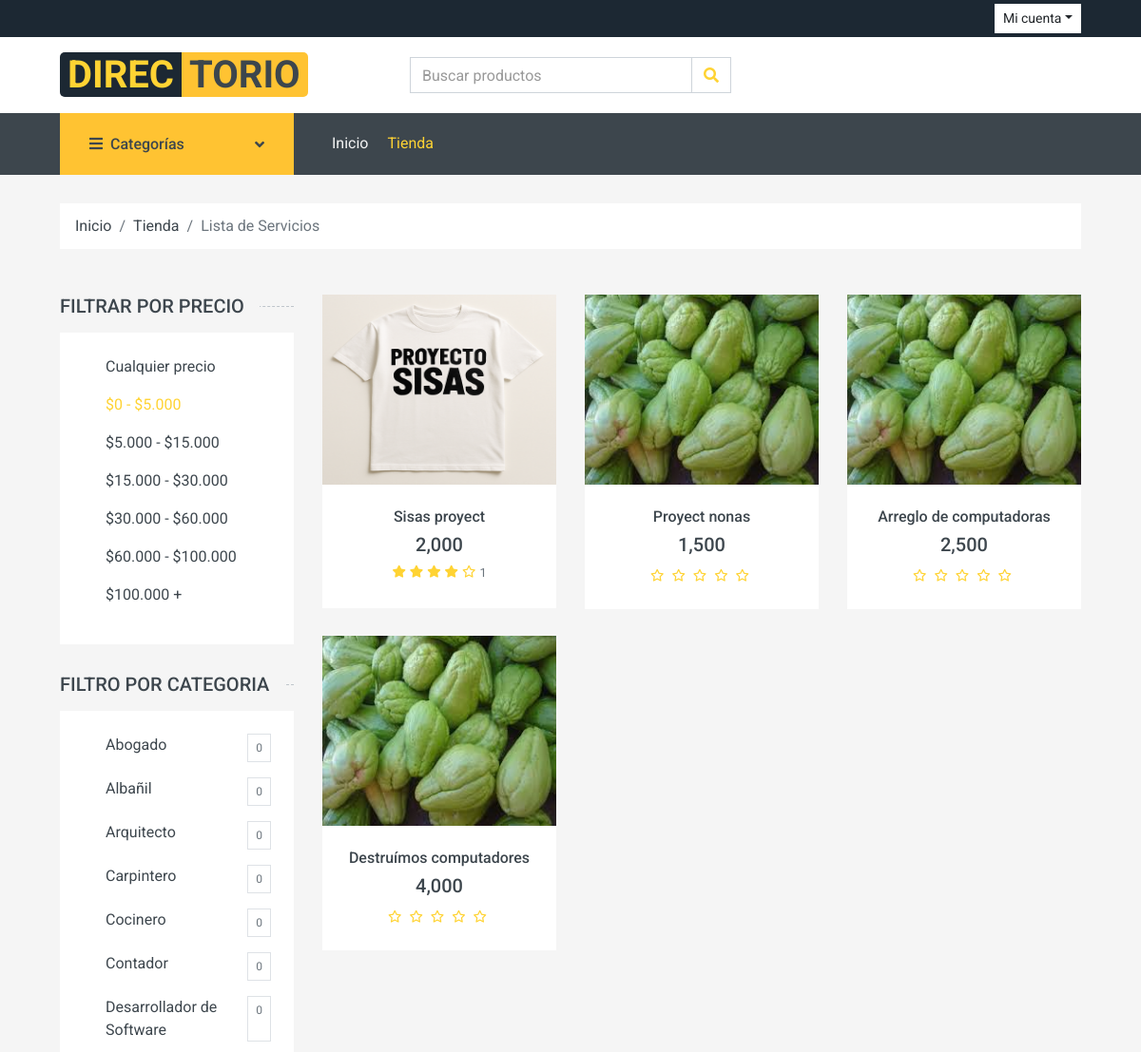
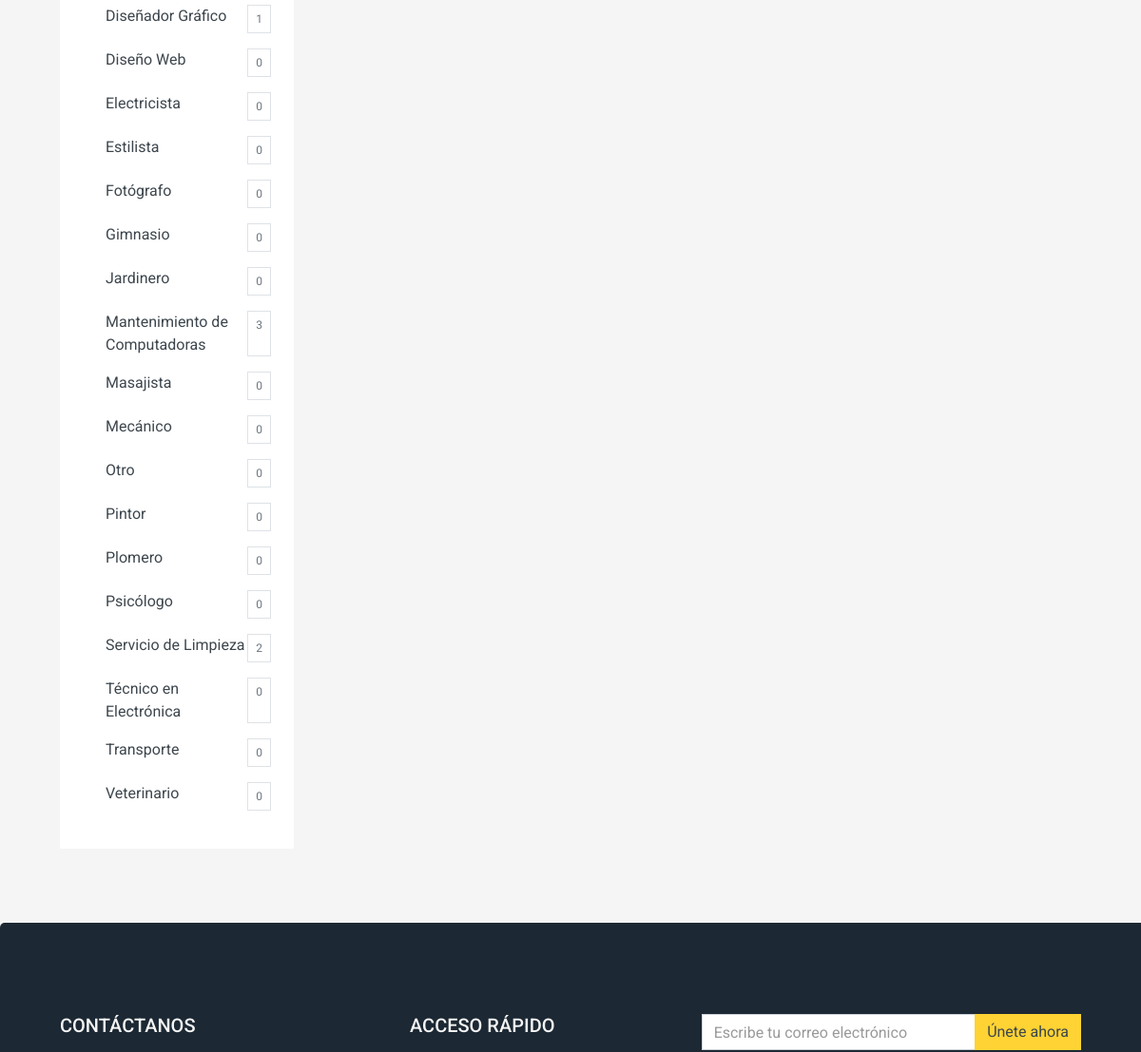
Page /rutas/rutas.php?page=shop&price=1 (upper part) on the earlier database version (2 pictures, top to bottom).
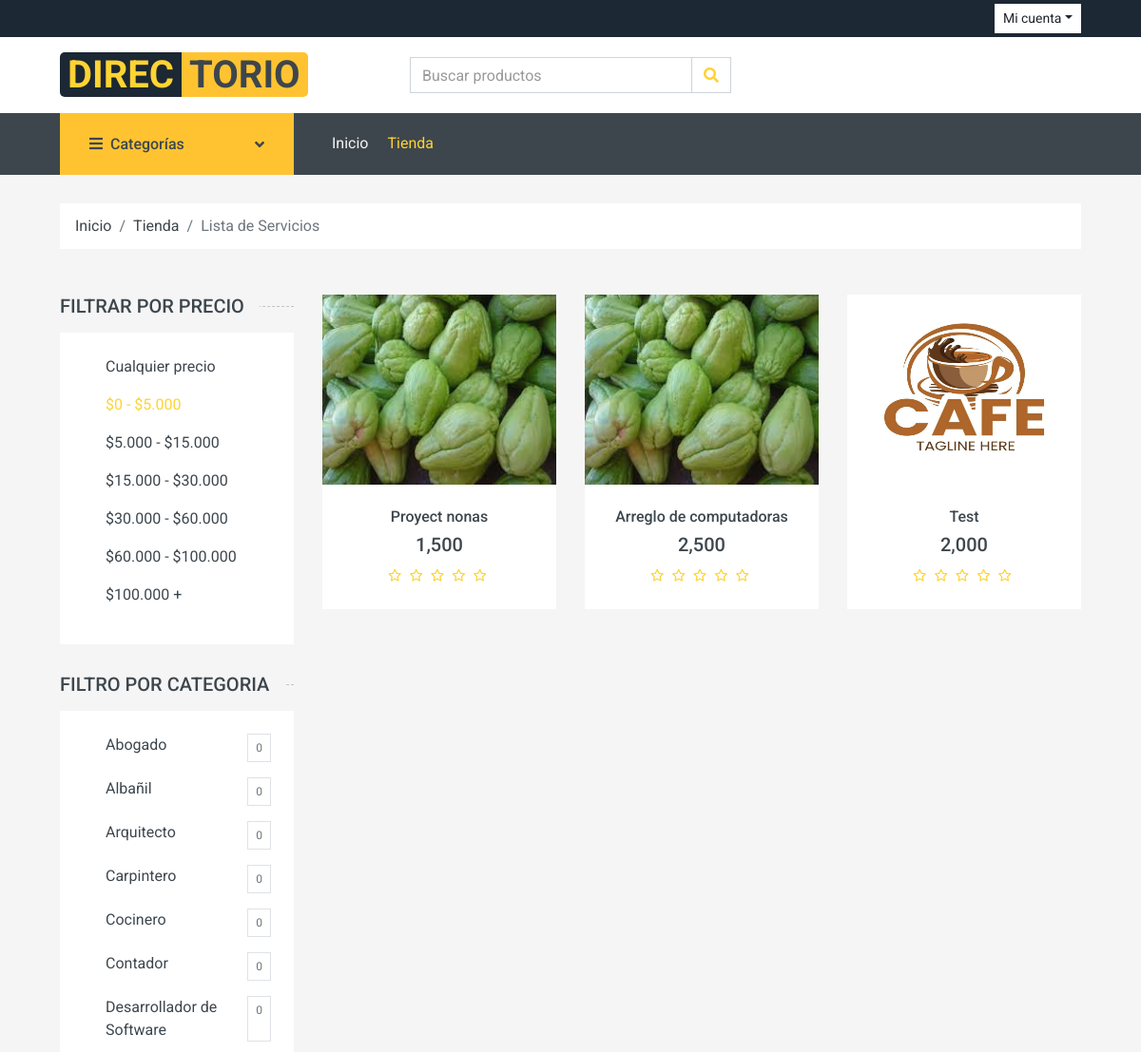
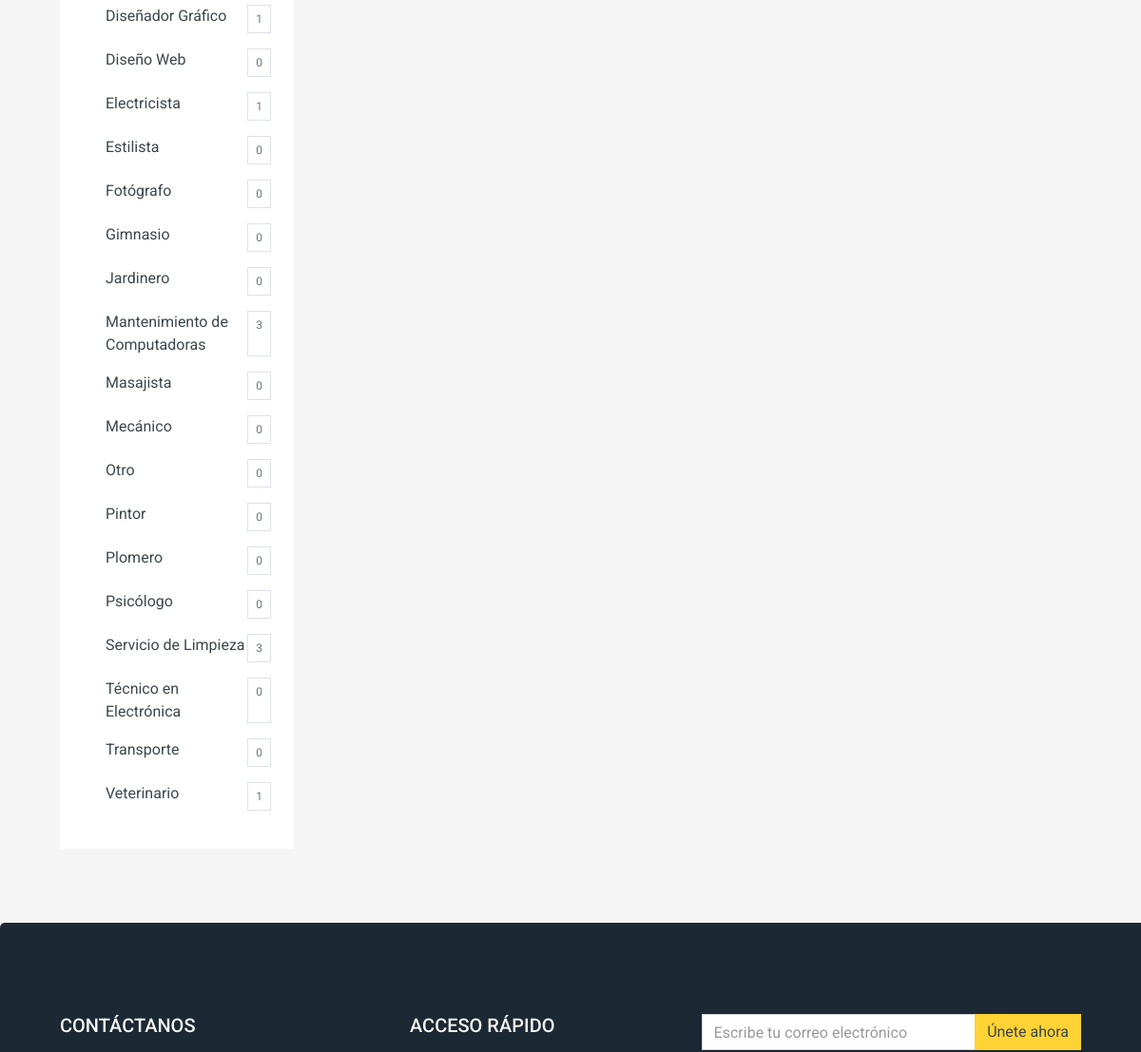
Same page on the later database version (2 pictures, top to bottom).
### tables this page shows
CREATE TABLE `categoria` (
  `id_categoria` int(11) NOT NULL,
  `nombre` varchar(80) NOT NULL,
  `estado` varchar(100) NOT NULL DEFAULT 'Activo'
);

CREATE TABLE `servicio` (
  `id_servicio` int(11) NOT NULL,
  `titulo` varchar(500) DEFAULT NULL,
  `descripcion` varchar(500) DEFAULT NULL,
  `precio` decimal(10,0) NOT NULL,
  `fecha_creacion` datetime NOT NULL DEFAULT current_timestamp(),
  `usuario_id_usuario` int(11) NOT NULL,
  `categoria_id_categoria` int(11) NOT NULL,
  `estado` varchar(45) NOT NULL DEFAULT 'Activo',
  `barrio_id` int(11) NOT NULL,
  `direccion` varchar(100) DEFAULT 'No aplica'
);

### app/controladores/landingPageController.php (called while the page is built, shortened)
<?php
require_once(__DIR__ . '/../modelos/CategoryModel.php');
require_once(__DIR__ . '/../modelos/serviceModel.php');
require_once(__DIR__ . '/../modelos/reviewsModel.php');
class LandingPageController{
    private $categoryModel;
    private $serviceModel;
    private $reviewsModel;
    public function __construct(){
        $this->categoryModel = new CategoryModel;
        $this->serviceModel = new ServiceModel;
        $this->reviewsModel = new ReviewsModel;
    }
    public function ShopPage(){
        try {
            $data = $this->categoryModel->GetAllCategory();
            $services_count = [];
            $services = [];
            $filter_category = isset($_GET["category"]) && is_numeric($_GET["category"]) ? intval($_GET["category"]) : null;
            $price = isset($_GET["price"]) && is_numeric($_GET["price"]) ? intval($_GET["price"]) : null ;
            if (isset($filter_category) || (isset($price) )) {
                $ranges = [
                    0 => ['min' => 0, 'max' => 999999999],
                    1 => ['min' => 0, 'max' => 5000],
                    2 => ['min' => 5000, 'max' => 15000],
                    3 => ['min' => 15000, 'max' => 30000],
                    4 => ['min' => 30000, 'max' => 60000],
                    5 => ['min' => 60000, 'max' => 100000],
                    6 => ['min' => 100000, 'max' => 999999999]
                ];
                if (isset($filter_category) && !isset($price) ) {
                    if(!$this->categoryModel->CategoryById($filter_category)){
                        header("Location: rutas.php?page=shop");
                        die();
                    }
                    $services = $this->serviceModel->ServicesByCategory($filter_category);
                }else if(isset($price) && !isset($filter_category)){
                    $services = $this->serviceModel->ServicesByPrice($ranges[$price]["min"],$ranges[$price]["max"]);
                }else{
                    if (!$this->categoryModel->CategoryById($filter_category) || !isset($ranges[$price])) {
                        header("Location: rutas.php?page=shop");
                        die();
                    }
                    $services = $this->serviceModel->ServicesByCategoryAndPrice($filter_category,$ranges[$price]["min"],$ranges[$price]["max"]);
                }
            }else {
                $services = $this->serviceModel->ShopPageServices();
            }
            $reviews = [];
            foreach ($services as $service) {
                $query = $this->reviewsModel->AllServicesReviews($service["id_servicio"]);
                $reviews[] = ["calificacion"=>$query[0]["calificacion"],"total_reviews"=>$query[0]["total_reviews"]];
            }
            foreach ($data as $category) {
                $query = $this->serviceModel->CountServiceByCategory($category["id_categoria"]);
                $services_count[] = ["service_count"=>$query[0]["service_count"]];
            }
            include_once(__DIR__ . '/../vistas/landing/shop.php');
        } catch (\Throwable $th) {
            header("Location: rutas.php");
            die();
        }
    }
}

### app/modelos/reviewsModel.php (called while the page is built, shortened)
<?php
require_once(__DIR__ . '/../../configuracion/mysql.php');
class ReviewsModel extends Mysql{
    private $conn;
    public function __construct(){
        $mysql = new Mysql();
        $this->conn = $mysql->conect();
    }
    public function AllServicesReviews($service_id){
        $query = "SELECT AVG(reviews.calificacion) as calificacion, COUNT(*) as total_reviews
        FROM reviews
        WHERE reviews.servicio_id = ?
        ";
        $preparedStmt = $this->conn->prepare($query);
        $preparedStmt->execute([$service_id]);
        $data = $preparedStmt->fetchAll(PDO::FETCH_ASSOC);
        return $data;
    }
}

### configuracion/mysql.php (called while the page is built)
<?php
class Mysql{
    public $conect;
    private $DB_HOST = 'localhost';
    private $DB_NAME = 'directorio';
    private $DB_PORT = '3306';
    private $DB_USERNAME = 'root';
    private $DB_PASSWORD = '';
    private $DB_CHARSET = 'utf8mb4';
    public function __construct(){
        $connectionString = "mysql:host=".$this->DB_HOST. ";dbname=".$this->DB_NAME.";port=".$this->DB_PORT.";charset=".$this->DB_CHARSET;
        try{
            $this->conect = new PDO($connectionString, $this->DB_USERNAME, $this->DB_PASSWORD);
            $this->conect->setAttribute(PDO::ATTR_ERRMODE, PDO::ERRMODE_EXCEPTION);
        }catch(PDOException $e){
            echo "CONNECTION ERROR: " . $e->getMessage();
        }
    }
    public function conect(){
        return $this->conect;
    }
}

### app/modelos/serviceModel.php (called while the page is built, shortened)
<?php
require_once(__DIR__ . '/../../configuracion/mysql.php');
class ServiceModel extends Mysql {
    private $connection;
    public function __construct(){
        $mysql = new Mysql();
        $this->connection = $mysql->conect();
    }
    public function ServicesByPrice($min,$max){
        $query = "SELECT s.id_servicio, s.titulo, s.precio,
        servicio_imagenes.imagen_ref as imagen_servicio
        FROM servicio s
        LEFT JOIN servicio_imagenes on servicio_imagenes.servicio_id = s.id_servicio
        WHERE s.precio BETWEEN ? and ? AND s.estado = 'Activo'
        GROUP BY s.id_servicio";
        $preparedStmt = $this->connection->prepare($query);
        $preparedStmt->execute([$min,$max]);
        $services = $preparedStmt->fetchAll(PDO::FETCH_ASSOC);
        return $services;
    }
    public function CountServiceByCategory($category_id){
        $query = "SELECT COUNT(s.categoria_id_categoria) AS service_count
        FROM servicio s
        WHERE s.categoria_id_categoria = ? AND s.estado = 'Activo' ";
        $preparedStmt = $this->connection->prepare($query);
        $preparedStmt->execute([$category_id]);
        $info = $preparedStmt->fetchAll(PDO::FETCH_ASSOC);
        return $info;
    }
}

### app/modelos/categoryModel.php (called while the page is built, shortened)
<?php
require_once(__DIR__ . '/../../configuracion/mysql.php');
class CategoryModel extends Mysql{
    private $connection;
    public function __construct(){
        $mysql = new Mysql();
        $this->connection = $mysql->conect();
    }
    public function GetAllCategory(){
        $query = "SELECT * FROM categoria
        WHERE estado = 'Activo'
        ORDER BY nombre ASC  ";
        $preparedStmt = $this->connection->prepare($query);
        $preparedStmt->execute();
        $data = $preparedStmt->fetchAll(PDO::FETCH_ASSOC);
        return $data;
    }
}

### app/vistas/landing/shop.php (the view, shortened to what the rows shown need)
<?php
include_once RUTA_BASE . '/app/vistas/landing/plantilla/header.php';
?>
<body>
    <div class="container-fluid">
        <div class="row px-xl-5">
            <div class="col-lg-3 col-md-4">
                    <div class="bg-light p-4 mb-30">
                        <?php
                            $price = isset($_GET["price"]) && is_numeric($_GET["price"]) ? $_GET["price"] : null;
                        ?>
                        <?php foreach ($data as $index => $category) : ?>
                        <div class="custom-control mb-3 d-flex justify-content-between">
                            <a href="rutas.php?page=shop&category=<?= $category["id_categoria"] ?><?= isset($price) ? '&price='.$price : '' ?>"
                            class="text-<?= isset($_GET["category"]) && $_GET["category"] === strval($category["id_categoria"]) ? 'primary' : 'dark'?>">
                                <?= $category["nombre"] ?>
                            </a>
                            <span class="badge border font-weight-normal p-2">
                                <?php echo $services_count[$index]["service_count"] ?>
                            </span>
                        </div>
                        <?php endforeach ?>
                    </div>
            </div>
            <main class="col-lg-9 col-md-8">
                <div class="row pb-3">
                    <?php if (count($services) > 0) : ?>
                        <?php foreach($services as $index => $service) : ?>
                            <div class="col-lg-4 col-md-6 col-sm-6 pb-1">
                                <div class="product-item bg-light mb-4">
                                    <div class="product-img position-relative overflow-hidden" style="height: 200px;">
                                        <img class="img-fluid w-100 h-100 object-fit-cover" src="<?= URL_BASE ?>/publico/img/servicios/<?= $service["imagen_servicio"] ?>" alt="Imagen del servicio">
                                        <div class="product-action">
                                        </div>
                                    </div>
                                    <div class="text-center py-4">
                                        <a class="h6 text-decoration-none text-truncate d-block"           style="max-width: 100%;"
                                        href="<?php URL_BASE ?>?page=service&id=<?php echo $service["id_servicio"] ?>"
                                        title="<?php echo htmlspecialchars($service['titulo']); ?>">
                                            <?php echo htmlspecialchars($service['titulo']); ?>
                                        </a>
                                        <div class="d-flex align-items-center justify-content-center mt-2">
                                            <h5><?= number_format($service["precio"]) ?></h5>
                                        </div>
                                        <?php if($reviews[$index]["total_reviews"] > 0) : ?>
                                            <div class="d-flex align-items-center justify-content-center mb-1">
                                                <?php for ($i=0; $i < round($reviews[$index]["calificacion"]); $i++) : ?>
                                                    <small class="fa fa-star text-primary mr-1"></small>
                                                <?php endfor ?>
                                                <?php if($reviews[$index]["calificacion"] < 5) : ?>
                                                    <?php for($i = 0;$i < (5 - round($reviews[$index]["calificacion"]));$i++) : ?>
                                                        <small class="fa-regular fa-star text-primary mr-1"></small>
                                                    <?php endfor ?>
                                                <?php endif ?>
                                                <small><?= $reviews[$index]["total_reviews"] ?></small>
                                            </div>
                                        <?php else : ?>
                                            <small class="fa-regular fa-star text-primary mr-1"></small>
                                            <small class="fa-regular fa-star text-primary mr-1"></small>
                                            <small class="fa-regular fa-star text-primary mr-1"></small>
                                            <small class="fa-regular fa-star text-primary mr-1"></small>
                                            <small class="fa-regular fa-star text-primary mr-1"></small>
                                        <?php endif ?>
                                    </div>
                                </div>
                            </div>
                        <?php endforeach ?>
                    <?php else : ?>
                        <div class="card w-100 p-3">
                            <p class="text-center text-black h3">No hay servicios...</p>
                        </div>
                    <?php endif ?>
                </div>
            </main>
        </div>
    </div>
<?php include_once RUTA_BASE . '/app/vistas/landing/plantilla/footer.php'; ?>

Differences in the rows shown:
no longer on this page (row edited): servicio: shows a picture, titulo "Sisas proyect", precio "2,000", total_reviews "1"
no longer on this page (row edited): servicio: titulo "Destruímos computadores", precio "4,000"
computed for categoria "Electricista": service_count "0" → "1"
computed for categoria "Servicio de Limpieza": service_count "2" → "3"
computed for categoria "Veterinario": service_count "0" → "1"
added servicio: shows a picture, titulo "Test", precio "2,000"
